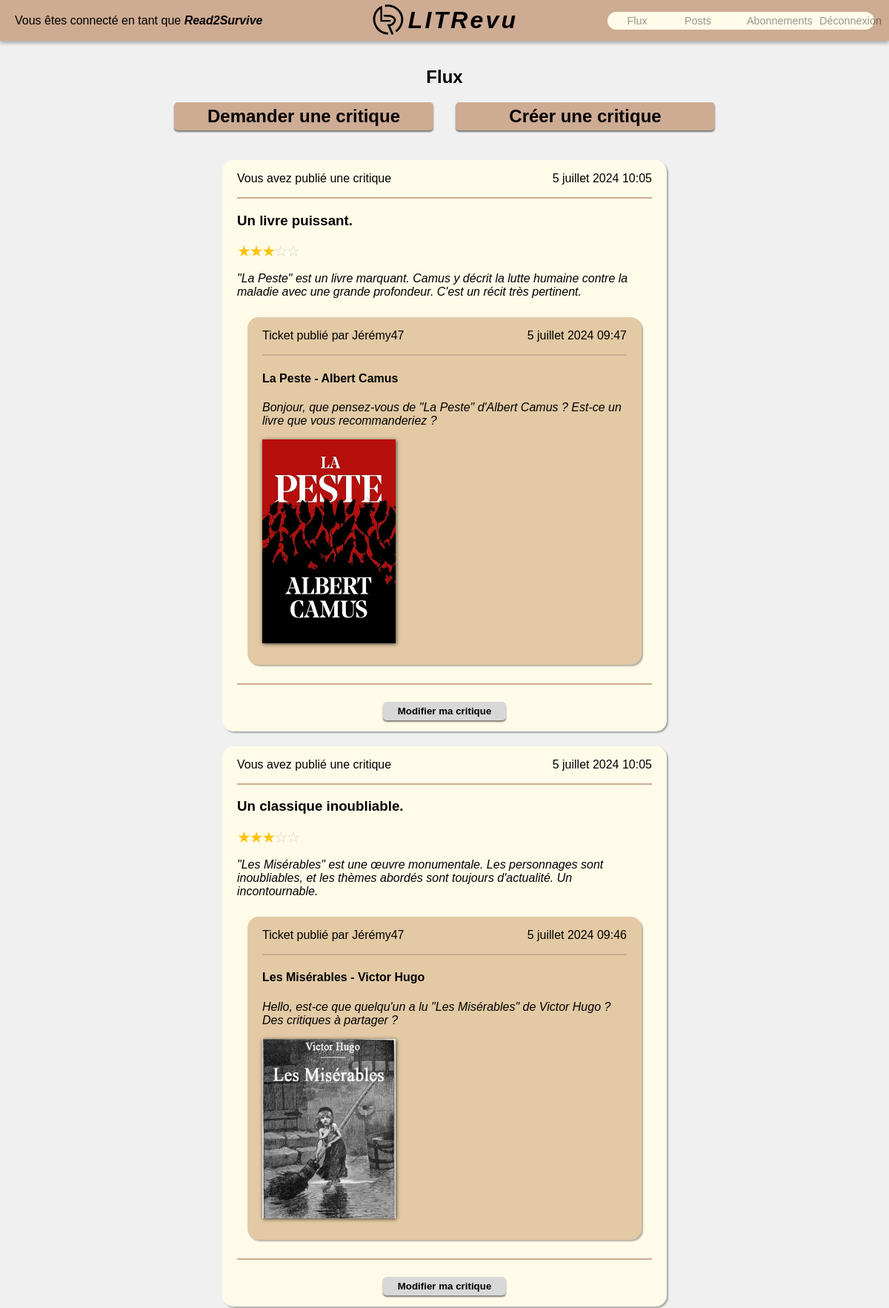
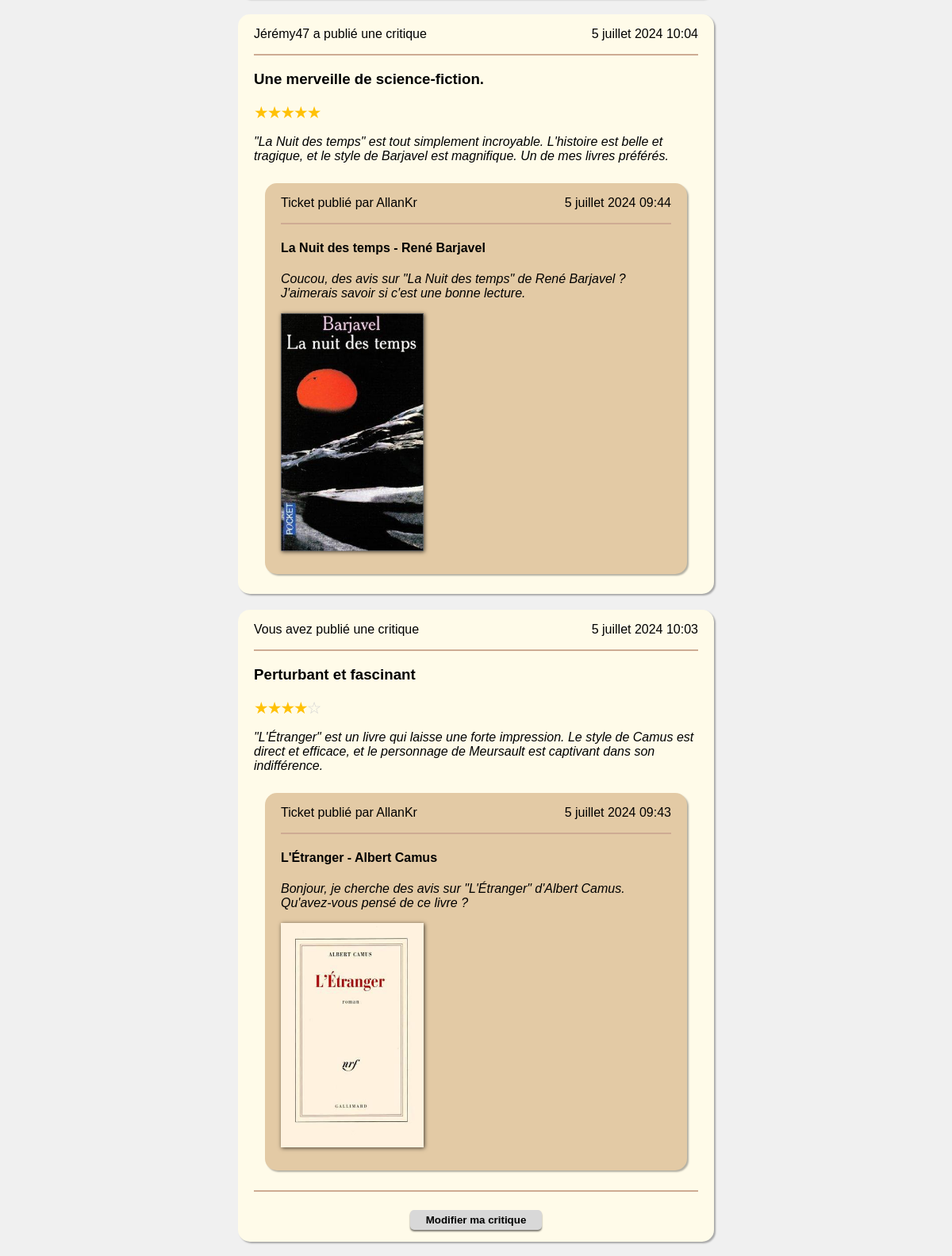
Screenshot of / (signed in, upper part) with the database file from the repository (2 pictures, top to bottom).
### authentication/models.py (models this page shows)
class User(AbstractUser):
    followings = models.ManyToManyField(
        'self',
        through='UserFollows',
        related_name='followers',
        blank=True,
        symmetrical=False,
        )
    def __str__(self):
        return self.username
    def get_users_viewable_reviews(self):
        all_reviews = Review.objects.filter(user__in=(self.followings.all())) | self.review_set.all()
        tickets = self.ticket_set.all()
        for ticket in tickets:
            if ticket.review_set.all() not in all_reviews:
                all_reviews = all_reviews | ticket.review_set.all()
        return all_reviews
    def get_users_viewable_tickets(self):
        return Ticket.objects.filter(user__in=self.followings.all()) | self.ticket_set.all()

### feed/models.py (models this page shows, shortened)
class Review(models.Model):
    RATING_CHOICES = [
        (0, '0'),
        (1, '1'),
        (2, '2'),
        (3, '3'),
        (4, '4'),
        (5, '5'),
    ]
    ticket = models.ForeignKey(to=Ticket, on_delete=models.CASCADE)
    rating = models.PositiveSmallIntegerField(
        choices=RATING_CHOICES,
        validators=[MinValueValidator(0), MaxValueValidator(5)], default=None)
    headline = models.CharField(max_length=128)
    body = models.TextField(max_length=8192, blank=True)
    user = models.ForeignKey(
        to=settings.AUTH_USER_MODEL, on_delete=models.CASCADE)
    time_created = models.DateTimeField(auto_now_add=True)

class Ticket(models.Model):
    title = models.CharField(max_length=128)
    description = models.TextField(max_length=2048, blank=True)
    image = models.ImageField(null=True, blank=True)
    time_created = models.DateTimeField(auto_now_add=True)
    user = models.ForeignKey(to=settings.AUTH_USER_MODEL, on_delete=models.CASCADE)
    def __str__(self) -> str:
        return self.title

### feed/views.py (the view)
# urls.py: path('', feed.views.feed, name='feed'),
@login_required
def feed(request):
    already_response = None
    user = get_object_or_404(User, id=request.user.id)
    reviews = user.get_users_viewable_reviews()
    reviews = reviews.annotate(content_type=Value('REVIEW', CharField()))
    tickets = user.get_users_viewable_tickets()
    tickets = tickets.annotate(content_type=Value('TICKET', CharField()))
    for ticket in tickets:
        if responses := ticket.review_set.all():
            for response in responses:
                already_response = False
                if response.user == request.user:
                    already_response = True
                    break
        ticket.already_response = already_response
    posts = sorted(
        chain(reviews, tickets),
        key=lambda post: post.time_created,
        reverse=True
    )
    return render(request, 'feed/feed.html', {'posts': posts})

### feed/templatetags/custom_tags.py (called while the page is built)
@register.filter
def get_range(value):
    return range(value)

### feed/templates/feed/feed.html (shortened to what this page needs)
{% extends 'base.html' %}
{% block content %}
<div class="container container-column">
	<h2>Flux</h2>
	<div class="container feed-buttons">
		<a href="{% url 'create_ticket' %}"><button>Demander une critique</button></a>
		<a href="{% url 'create_ticket_review' %}"><button>Créer une critique</button></a>
	</div>
    {% for post in posts %}
    {% if post.content_type == 'TICKET' %}
	<div class="ticket background-light border-box">
		{% include 'feed/ticket_snippet.html' %}
        {% if post.user == request.user %}
		<div class="container container-buttons">
			<a href="{% url 'modify_ticket' post.id %}"><button class="modify-button">Modifier mon ticket</button></a>
		</div>
		{% elif not post.already_response %}
		<hr />
		<div class="container container-buttons">
			<a href="{% url 'create_review' post.id %}"><button>Créer une critique</button></a>
		</div>
		{% else %}
		<p class="already_response-message">Vous avez déjà publié une critique pour ce ticket.</p>
		{% endif %}
	</div>
	{% elif post.content_type == 'REVIEW' %}
	<div class="review background-light border-box">
		{% include 'feed/review_snippet.html' %} {% if post.user == request.user %}
		<div class="container container-buttons">
			<a href="{% url 'modify_review' post.id %}"><button class="modify-button">Modifier ma critique</button></a>
		</div>
		{% endif %}
	</div>
	{% endif %}
    {% endfor %}
</div>
{% endblock content %}

### templates/base.html (shortened to what this page needs)
{% load static %}
<!DOCTYPE html>
<html lang="fr">
	<head>
		{% include 'statics_imports.html' %}
	</head>
	<body>
		<header class="container">
			{% if user.is_authenticated %}
			<p class="user-connected">Vous êtes connecté en tant que <span class="user-connected-name">{{ user.username }}</span></p>
			{% endif %}
			<div class="logo-title">
				<img src="{% static 'img/logo.svg' %}" alt="Logo LITRevu" title="Logo LITRevu" class="logo">
				<h1 class="title">LITRevu</h1>
			</div>
			{% if user.is_authenticated %}
			<nav class="container background-light">
				<a href="{% url 'feed' %}">Flux</a>
				<a href="{% url 'posts' %}">Posts</a>
				<a href="{% url 'follows' %}">Abonnements</a>
				<a href="{% url 'logout' %}">Déconnexion</a>
			</nav>
			{% endif %}
		</header>
		{% block content %}{% endblock content %}
	</body>
</html>

### feed/templates/feed/review_snippet.html
{% load custom_tags %}
{% if post.user == request.user %}
<p class="review-user">Vous avez publié une critique</p>
{% else %}
<p class="review-user">{{ post.user }} a publié une critique</p>
{% endif %}
<p class="review-date">{{post.time_created}}</p>
<hr />
<h3 class="review-title">{{post.headline}}</h3>
{% for i in 5|get_range %}
{% if i < post.rating %}
<span class="star star-filled">&#9733;</span>
{% else %}
<span class="star">&#9734;</span>
{% endif %}
{% endfor %}
<p class="review-description">{{post.body}}</p>
<div class="ticket background-medium-light border-box">
	{% if post.ticket.user == request.user %}
	<p class="ticket-user">Votre ticket</p>
	{% else %}
	<p class="ticket-user">Ticket publié par {{ post.ticket.user }}</p>
	{% endif %}
	<p class="ticket-date">{{post.ticket.time_created}}</p>
	<hr />
	<h4 class="ticket-title">{{post.ticket}}</h4>
	<p class="ticket-description">{{post.ticket.description}}</p>
	{% if post.ticket.image %}
	<img
		src="{{post.ticket.image.url}}"
		alt="{{post.ticket.title}}"
		title="{{post.ticket.title}}"
		class="ticket-image"
	/>
	{% endif %}
</div>
{% if post.user == request.user %}
<hr />
{% endif %}

### static/css/main.css (style rules this page uses)
* { box-sizing: border-box; font-family: Roboto-light, sans-serif; }
body { margin: 70px 0 0 0; background-color: rgb(240, 240, 240); }
.container { display: flex; flex-direction: row; justify-content: space-around; align-items: center; align-content: center; }
.user-connected { width: 30%; }
.user-connected-name { font-style: italic; font-weight: 600; }
header { position: fixed; top: 0; left: 0; right: 0; width: 100%; height: 55px; background-color: #ceab93; box-shadow: 0 3px 5px rgba(0, 0, 0, 0.3); }
.logo-title { width: 30%; display: flex; justify-content: center; }
.logo { width: 50px; padding: 0 5px 5px 0; }
.title { letter-spacing: 0.1em; font-style: italic; }
header nav { width: 30%; padding: 0px; margin: 0px; border-radius: 15px; }
header nav a { transition: all 300ms ease-in-out; width: 25%; text-align: center; font-size: 0.9rem; padding: 0 20px; margin: 4px; text-decoration: none; color: rgba(0, 0, 0, 0.4); }
button { font-weight: 600; padding: 5px 20px; background-color: #ceab93; border: 0; border-radius: 5px; box-shadow: 0px 2px 2px rgba(0, 0, 0, 0.5); }
.background-light { background-color: #fffbe9; }
.background-medium-light { background-color: #e3caa5; }
.border-box { border-radius: 15px; padding: 70px 0; box-shadow: 2px 2px 2px rgba(0, 0, 0, 0.3); }
.modify-button, .cancel-button { background-color: rgb(216, 216, 216); }

### static/css/posts.css (style rules this page uses)
.container.container-column, .ticket-container { flex-direction: column; }
.ticket, .review { clear: both; padding: 0 20px; margin: 10px 0; width: 50%; }
.review .ticket { width: 95%; padding-bottom: 20px; margin: 25px auto; }
.ticket-user, .review-user { float: left; }
.ticket-date, .review-date { float: right; }
.ticket hr, .review hr, .review-ticket hr { clear: both; color: #ceab93; border: 0.5px solid; }
.ticket-image { max-width: 200px; box-shadow: 1px 1px 5px rgba(0, 0, 0, 0.7); margin-bottom: 5px; }
.review .ticket-image, .review-ticket .ticket-image { max-width: 180px; }
.ticket-description, .review-description, .already_response-message { font-style: italic; }
.ticket-buttons, .review-buttons, .feed-buttons { justify-content: center; }
.ticket-buttons button, .review-buttons button, .feed-buttons button { margin: 0 15px 30px 15px; }
.feed-buttons button { font-size: 1.5em; min-width: 350px; }
.star { font-size: 1.3rem; color: #d3d3d3; letter-spacing: -0.4rem; }
.star-filled { color: #ffc107; }
.container-buttons { justify-content: center; }
.container-buttons button { margin: 15px; }

### rows the page displays
User: username "Read2Survive"
Review: shows "Vous avez publié une critique", time_created "5 juillet 2024 10:05", headline "Un livre puissant.", rating 3 (drawn), body "\"La Peste\" est un livre marquant. Camus y décrit la lutte humaine contre la maladie avec une grande profondeur. C'est un récit très pertinent.", ticket.user "Jérémy47", ticket.time_created "5 juillet 2024 09:47", ticket "La Peste - Albert Camus", ticket.description "Bonjour, que pensez-vous de \"La Peste\" d'Albert Camus ? Est-ce un livre que vous recommanderiez ?", ticket.image (picture), shows "Modifier ma critique"
Review: shows "Vous avez publié une critique", time_created "5 juillet 2024 10:05", headline "Un classique inoubliable.", rating 3 (drawn), body "\"Les Misérables\" est une œuvre monumentale. Les personnages sont inoubliables, et les thèmes abordés sont toujours d'actualité. Un incontournable.", ticket.user "Jérémy47", ticket.time_created "5 juillet 2024 09:46", ticket "Les Misérables - Victor Hugo", ticket.description "Hello, est-ce que quelqu'un a lu \"Les Misérables\" de Victor Hugo ? Des critiques à partager ?", ticket.image (picture), shows "Modifier ma critique"
Review: user "Jérémy47", time_created "5 juillet 2024 10:04", headline "Une merveille de science-fiction.", rating 5 (drawn), body "\"La Nuit des temps\" est tout simplement incroyable. L'histoire est belle et tragique, et le style de Barjavel est magnifique. Un de mes livres préférés.", ticket.user "AllanKr", ticket.time_created "5 juillet 2024 09:44", ticket "La Nuit des temps - René Barjavel", ticket.description "Coucou, des avis sur \"La Nuit des temps\" de René Barjavel ? J'aimerais savoir si c'est une bonne lecture.", ticket.image (picture)
Review: shows "Vous avez publié une critique", time_created "5 juillet 2024 10:03", headline "Perturbant et fascinant", rating 4 (drawn), body "\"L'Étranger\" est un livre qui laisse une forte impression. Le style de Camus est direct et efficace, et le personnage de Meursault est captivant dans son indifférence.", ticket.user "AllanKr", ticket.time_created "5 juillet 2024 09:43", ticket "L'Étranger - Albert Camus", ticket.description "Bonjour, je cherche des avis sur \"L'Étranger\" d'Albert Camus. Qu'avez-vous pensé de ce livre ?", ticket.image (picture), shows "Modifier ma critique"
